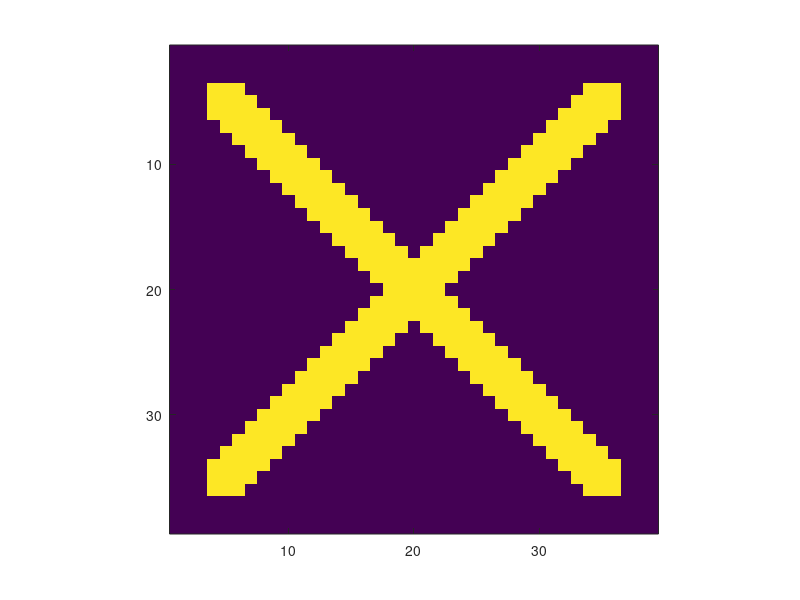
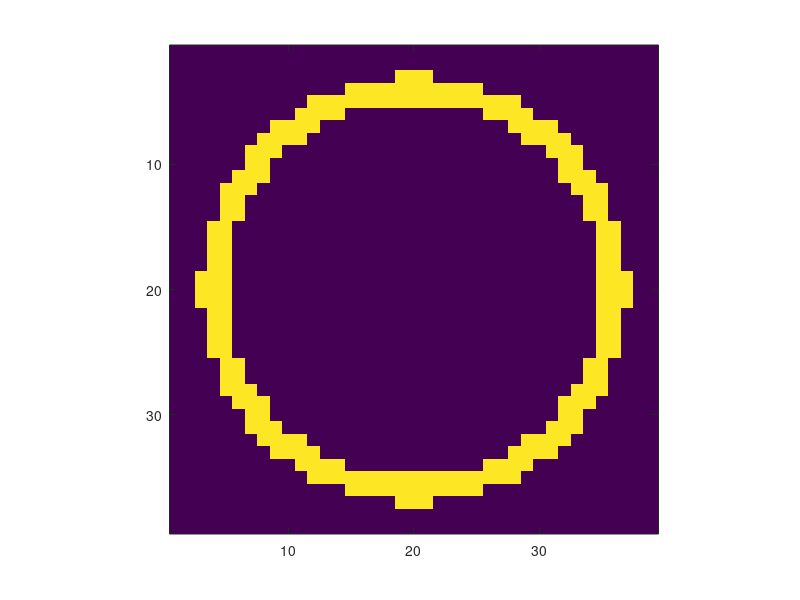

Write MATLAB code to recreate these figures, in order.
%% Script to generate X and O shapes in all 9 locations for tic-tac-toe
%  Kevin Liang

%% Generate X shape
X = zeros(39);

for i = 1:39
    for j = 1:39
        if abs(i-j) < 3
            if(i<4  || i>36 || j<4 || j>36)
                continue
            end
            X(i,j) = 1;
        end
        if abs(40-(i+j)) < 3
            if(i<4  || i>36 || j<4 || j>36)
                continue
            end
            X(i,j) = 1;
        end
    end
end

figure(1), imagesc(X), axis square

% Place X in each of the 9 locations and save a corresponding txt file of
% values
for i=1:3
    for j=1:3
        full = [zeros(39,43*(i-1)), X, zeros(39,43*(3-i))];
        full = [zeros(43*(j-1),125); full; zeros(43*(3-j),125)];
        eval(sprintf('dlmwrite(''X%d.txt'',full,''delimiter'','' '')',(j-1)*3+i));
        eval(sprintf('X%d = full;',(j-1)*3+i));
    end     
end

%% Generate O shape
O = zeros(39);

for i = 1:39
    for j = 1:39
        r = (i-20)^2 + (j-20)^2;
        if r < 17.05^2 && r>14.95^2
            O(i,j) = 1;
        end
    end
end

figure(2), imagesc(O), axis square

% Place O in each of the 9 locations and save a corresponding txt file of
% values
for i=1:3
    for j=1:3
        full = [zeros(39,43*(i-1)), O, zeros(39,43*(3-i))];
        full = [zeros(43*(j-1),125); full; zeros(43*(3-j),125)];
        eval(sprintf('dlmwrite(''O%d.txt'',full,''delimiter'','' '')',(j-1)*3+i));
        eval(sprintf('O%d = full;',(j-1)*3+i));
    end     
end